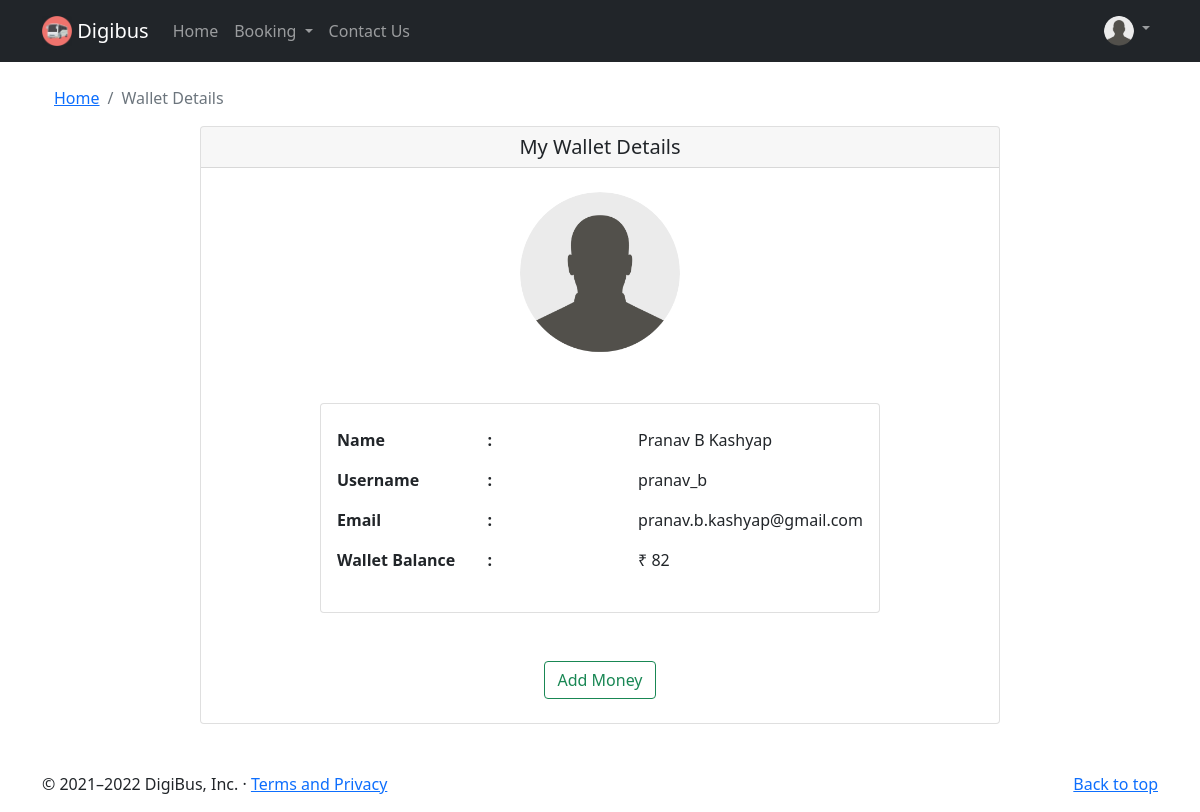
Page /wallet (signed in) on the earlier database version.
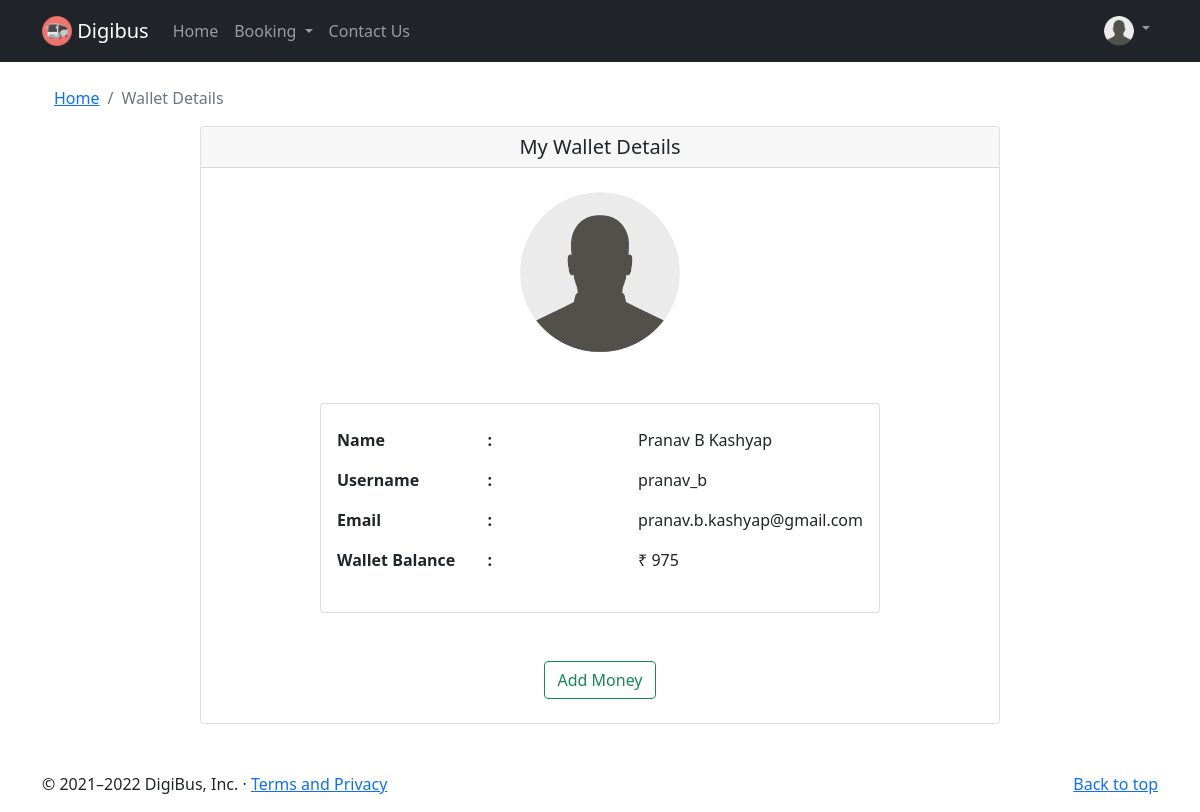
Same page on the later database version.
### flaskblog/models.py (models this page shows, shortened)
class User(db.Model, UserMixin):
    id = db.Column(db.Integer, primary_key=True)
    fullname = db.Column(db.String(30), nullable=False)
    username = db.Column(db.String(20), unique=True, nullable=False)
    email = db.Column(db.String(120), unique=True, nullable=False)
    image_file = db.Column(db.String(20), nullable=False, default = 'default1.jpg')
    password = db.Column(db.String(60), nullable=False)
    passes = db.relationship('Pass', backref='author', lazy=True)
    wallet = db.Column(db.Integer, nullable=False, default=0)

### flaskblog/routes.py (the view)
@app.route('/wallet')
@login_required
def wallet():
    user = User.query.get(current_user.id)
    image_file = url_for('static', filename='profile_pics/' + current_user.image_file)
    return render_template('wallet.html', title='Wallet Details', image_file=image_file, user=user)

### flaskblog/models.py (called while the page is built)
@login_manager.user_loader
def load_user(user_id):
    return User.query.get(int(user_id))

### flaskblog/templates/wallet.html
{% extends "layout1.html" %}
{% block content %}
<div class="container">
  <div class="mt-4">
    <nav aria-label="breadcrumb">
        <ol class="breadcrumb">
            <li class="breadcrumb-item"><a href="{{ url_for('home') }}">Home</a></li>
            <li class="breadcrumb-item active" aria-current="page">Wallet Details</li>
        </ol>
    </nav>
  </div>
    <div class="card mx-auto" style="width: 50rem;">
      <h5 class="card-header text-center">My Wallet Details</h5>
      <img src="{{ image_file }}" class="rounded-circle account-img mx-auto my-4" style="width: 10rem;">
          <div class="card mx-auto my-4" style="width: 35rem;">
            <div class="card-body my-2">
              <div class="row">
                <div class="col-sm">
                  <p class="fw-bold">Name</p>
                  <p class="fw-bold">Username</p>
                  <p class="fw-bold">Email</p>
                  <p class="fw-bold">Wallet Balance</p>
                </div>
                <div class="col-sm">
                  <p class="fw-bold">:</p>
                  <p class="fw-bold">:</p>
                  <p class="fw-bold">:</p>
                  <p class="fw-bold">:</p>
                </div>
                <div class="col-sm">
                  <p class="fw-normal">{{ user.fullname }}</p>
                  <p class="fw-normal">{{ user.username }}</p>
                  <p class="fw-normal">{{ user.email }}</p>
                  <p class="fw-normal">₹ {{ user.wallet }}</p>
                </div>
              </div>
            </div>
          </div>
          <div class="mx-auto my-4">
            <a class="mx-2" href="{{ url_for('payment') }}"><button class="btn btn-outline-success">Add Money</button></a>
          </div>
    </div>
</div>
{% endblock content %}

Differences in the rows shown:
changed User "Pranav B Kashyap": wallet "82" → "975"
